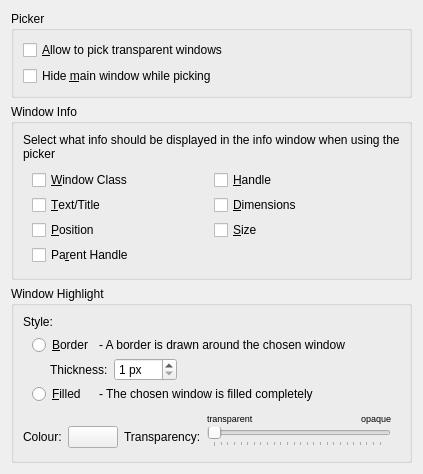
            <widget class="QWidget" name="pickerPage">
             <layout class="QFormLayout" name="formLayout_4">
              <property name="fieldGrowthPolicy">
               <enum>QFormLayout::AllNonFixedFieldsGrow</enum>
              </property>
              <item row="1" column="0" colspan="2">
               <widget class="QGroupBox" name="groupBox_5">
                <property name="title">
                 <string>Window Info</string>
                </property>
                <layout class="QVBoxLayout" name="verticalLayout_4">
                 <item>
                  <widget class="QLabel" name="label_7">
                   <property name="text">
                    <string>Select what info should be displayed in the info window when using the picker</string>
                   </property>
                   <property name="wordWrap">
                    <bool>true</bool>
                   </property>
                  </widget>
                 </item>
                 <item>
                  <widget class="QWidget" name="widget_6" native="true">
                   <layout class="QGridLayout" name="gridLayout_3">
                    <property name="topMargin">
                     <number>3</number>
                    </property>
                    <property name="bottomMargin">
                     <number>3</number>
                    </property>
                    <property name="spacing">
                     <number>5</number>
                    </property>
                    <item row="0" column="0">
                     <widget class="QCheckBox" name="chWindowClass">
                      <property name="minimumSize">
                       <size>
                        <width>0</width>
                        <height>15</height>
                       </size>
                      </property>
                      <property name="text">
                       <string>&amp;Window Class</string>
                      </property>
                     </widget>
                    </item>
                    <item row="0" column="1">
                     <widget class="QCheckBox" name="chWindowHandle">
                      <property name="minimumSize">
                       <size>
                        <width>0</width>
                        <height>15</height>
                       </size>
                      </property>
                      <property name="text">
                       <string>&amp;Handle</string>
                      </property>
                     </widget>
                    </item>
                    <item row="1" column="0">
                     <widget class="QCheckBox" name="chWindowText">
                      <property name="minimumSize">
                       <size>
                        <width>0</width>
                        <height>15</height>
                       </size>
                      </property>
                      <property name="text">
                       <string>&amp;Text/Title</string>
                      </property>
                     </widget>
                    </item>
                    <item row="1" column="1">
                     <widget class="QCheckBox" name="chWindowDimensions">
                      <property name="minimumSize">
                       <size>
                        <width>0</width>
                        <height>15</height>
                       </size>
                      </property>
                      <property name="text">
                       <string>&amp;Dimensions</string>
                      </property>
                     </widget>
                    </item>
                    <item row="2" column="0">
                     <widget class="QCheckBox" name="chWindowPosition">
                      <property name="minimumSize">
                       <size>
                        <width>0</width>
                        <height>15</height>
                       </size>
                      </property>
                      <property name="text">
                       <string>&amp;Position</string>
                      </property>
                     </widget>
                    </item>
                    <item row="2" column="1">
                     <widget class="QCheckBox" name="chWindowSize">
                      <property name="minimumSize">
                       <size>
                        <width>0</width>
                        <height>15</height>
                       </size>
                      </property>
                      <property name="text">
                       <string>&amp;Size</string>
                      </property>
                     </widget>
                    </item>
                    <item row="3" column="0">
                     <widget class="QCheckBox" name="chParentHandle">
                      <property name="minimumSize">
                       <size>
                        <width>0</width>
                        <height>15</height>
                       </size>
                      </property>
                      <property name="text">
                       <string>Pa&amp;rent Handle</string>
                      </property>
                     </widget>
                    </item>
                   </layout>
                  </widget>
                 </item>
                </layout>
               </widget>
              </item>
              <item row="2" column="0" colspan="2">
               <widget class="QGroupBox" name="groupBox_6">
                <property name="title">
                 <string>Window Highlight</string>
                </property>
                <layout class="QVBoxLayout" name="verticalLayout_5">
                 <item>
                  <widget class="QLabel" name="label_5">
                   <property name="text">
                    <string>Style:</string>
                   </property>
                  </widget>
                 </item>
                 <item>
                  <widget class="QWidget" name="widget_4" native="true">
                   <layout class="QGridLayout" name="gridLayout_2">
                    <property name="topMargin">
                     <number>0</number>
                    </property>
                    <property name="bottomMargin">
                     <number>0</number>
                    </property>
                    <property name="verticalSpacing">
                     <number>3</number>
                    </property>
                    <item row="2" column="0">
                     <widget class="QRadioButton" name="rbFilled">
                      <property name="text">
                       <string>&amp;Filled</string>
                      </property>
                     </widget>
                    </item>
                    <item row="0" column="0">
                     <widget class="QRadioButton" name="rbBorder">
                      <property name="text">
                       <string>&amp;Border</string>
                      </property>
                     </widget>
                    </item>
                    <item row="0" column="1">
                     <widget class="QLabel" name="label_4">
                      <property name="text">
                       <string>- A border is drawn around the chosen window</string>
                      </property>
                     </widget>
                    </item>
                    <item row="2" column="1">
                     <widget class="QLabel" name="label_3">
                      <property name="text">
                       <string>- The chosen window is filled completely</string>
                      </property>
                     </widget>
                    </item>
                    <item row="0" column="2">
                     <spacer name="horizontalSpacer_2">
                      <property name="orientation">
                       <enum>Qt::Horizontal</enum>
                      </property>
                      <property name="sizeHint" stdset="0">
                       <size>
                        <width>40</width>
                        <height>20</height>
                       </size>
                      </property>
                     </spacer>
                    </item>
                    <item row="2" column="2">
                     <spacer name="horizontalSpacer">
                      <property name="orientation">
                       <enum>Qt::Horizontal</enum>
                      </property>
                      <property name="sizeHint" stdset="0">
                       <size>
                        <width>40</width>
                        <height>20</height>
                       </size>
                      </property>
                     </spacer>
                    </item>
                    <item row="1" column="0" colspan="3">
                     <widget class="QWidget" name="widget_8" native="true">
                      <layout class="QHBoxLayout" name="horizontalLayout_4">
                       <property name="leftMargin">
                        <number>18</number>
                       </property>
                       <property name="topMargin">
                        <number>0</number>
                       </property>
                       <property name="rightMargin">
                        <number>0</number>
                       </property>
                       <property name="bottomMargin">
                        <number>0</number>
                       </property>
                       <item>
                        <widget class="QLabel" name="label_10">
                         <property name="text">
                          <string>Thickness:</string>
                         </property>
                        </widget>
                       </item>
                       <item>
                        <widget class="QSpinBox" name="spnThickness">
                         <property name="sizePolicy">
                          <sizepolicy hsizetype="Minimum" vsizetype="Preferred">
                           <horstretch>0</horstretch>
                           <verstretch>0</verstretch>
                          </sizepolicy>
                         </property>
                         <property name="suffix">
                          <string> px</string>
                         </property>
                         <property name="minimum">
                          <number>1</number>
                         </property>
                         <property name="maximum">
                          <number>100</number>
                         </property>
                        </widget>
                       </item>
                       <item>
                        <spacer name="horizontalSpacer_3">
                         <property name="orientation">
                          <enum>Qt::Horizontal</enum>
                         </property>
                         <property name="sizeHint" stdset="0">
                          <size>
                           <width>40</width>
                           <height>20</height>
                          </size>
                         </property>
                        </spacer>
                       </item>
                      </layout>
                     </widget>
                    </item>
                   </layout>
                  </widget>
                 </item>
                 <item>
                  <widget class="QWidget" name="widget_5" native="true">
                   <layout class="QGridLayout" name="gridLayout">
                    <property name="leftMargin">
                     <number>0</number>
                    </property>
                    <property name="topMargin">
                     <number>3</number>
                    </property>
                    <property name="bottomMargin">
                     <number>3</number>
                    </property>
                    <property name="verticalSpacing">
                     <number>2</number>
                    </property>
                    <item row="2" column="1">
                     <widget class="ColourButton" name="btnHighlighterColour">
                      <property name="minimumSize">
                       <size>
                        <width>50</width>
                        <height>0</height>
                       </size>
                      </property>
                      <property name="maximumSize">
                       <size>
                        <width>50</width>
                        <height>16777215</height>
                       </size>
                      </property>
                      <property name="text">
                       <string/>
                      </property>
                     </widget>
                    </item>
                    <item row="2" column="3">
                     <widget class="QSlider" name="slHighlighterTransparency">
                      <property name="maximumSize">
                       <size>
                        <width>300</width>
                        <height>16777215</height>
                       </size>
                      </property>
                      <property name="maximum">
                       <number>255</number>
                      </property>
                      <property name="tracking">
                       <bool>false</bool>
                      </property>
                      <property name="orientation">
                       <enum>Qt::Horizontal</enum>
                      </property>
                      <property name="tickPosition">
                       <enum>QSlider::TicksBelow</enum>
                      </property>
                      <property name="tickInterval">
                       <number>10</number>
                      </property>
                     </widget>
                    </item>
                    <item row="2" column="2">
                     <widget class="QLabel" name="label_2">
                      <property name="text">
                       <string>Transparency:</string>
                      </property>
                     </widget>
                    </item>
                    <item row="2" column="0">
                     <widget class="QLabel" name="label_6">
                      <property name="text">
                       <string>Colour:</string>
                      </property>
                     </widget>
                    </item>
                    <item row="0" column="3">
                     <widget class="QWidget" name="widget_7" native="true">
                      <layout class="QHBoxLayout" name="horizontalLayout_3">
                       <property name="spacing">
                        <number>0</number>
                       </property>
                       <property name="margin">
                        <number>0</number>
                       </property>
                       <item>
                        <widget class="QLabel" name="label_9">
                         <property name="font">
                          <font>
                           <pointsize>7</pointsize>
                          </font>
                         </property>
                         <property name="text">
                          <string>transparent</string>
                         </property>
                        </widget>
                       </item>
                       <item>
                        <widget class="QLabel" name="label_8">
                         <property name="font">
                          <font>
                           <pointsize>7</pointsize>
                          </font>
                         </property>
                         <property name="text">
                          <string>opaque</string>
                         </property>
                         <property name="alignment">
                          <set>Qt::AlignRight|Qt::AlignTrailing|Qt::AlignVCenter</set>
                         </property>
                        </widget>
                       </item>
                      </layout>
                     </widget>
                    </item>
                   </layout>
                  </widget>
                 </item>
                </layout>
               </widget>
              </item>
              <item row="0" column="0" colspan="2">
               <widget class="QGroupBox" name="groupBox_3">
                <property name="title">
                 <string>Picker</string>
                </property>
                <layout class="QGridLayout" name="gridLayout_5">
                 <item row="0" column="0">
                  <widget class="QCheckBox" name="chPickTransparent">
                   <property name="whatsThis">
                    <string>If enabled, windows or controls with the WS_EX_TRANSPARENT are also detected</string>
                   </property>
                   <property name="text">
                    <string>&amp;Allow to pick transparent windows</string>
                   </property>
                  </widget>
                 </item>
                 <item row="1" column="0">
                  <widget class="QCheckBox" name="chHideWhilePicking">
                   <property name="text">
                    <string>Hide &amp;main window while picking</string>
                   </property>
                  </widget>
                 </item>
                </layout>
               </widget>
              </item>
             </layout>
            </widget>
